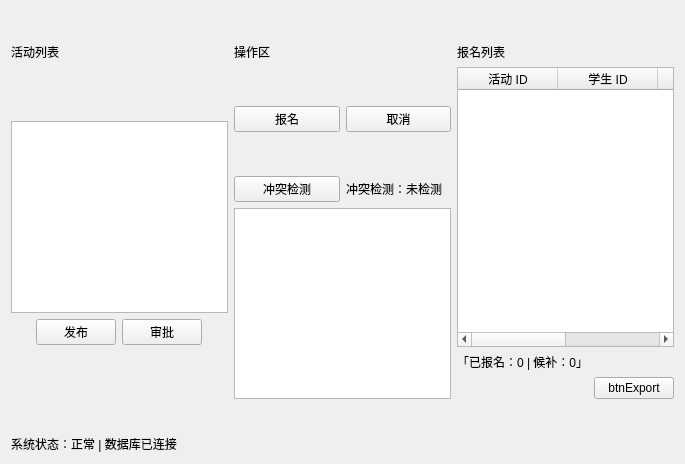
<?xml version="1.0" encoding="UTF-8"?>
<ui version="4.0">
 <class>formreportview</class>
 <widget class="QWidget" name="formreportview">
  <property name="geometry">
   <rect>
    <x>0</x>
    <y>0</y>
    <width>685</width>
    <height>464</height>
   </rect>
  </property>
  <property name="windowTitle">
   <string>Form</string>
  </property>
  <layout class="QVBoxLayout" name="verticalLayout_4">
   <item>
    <spacer name="verticalSpacer_6">
     <property name="orientation">
      <enum>Qt::Vertical</enum>
     </property>
     <property name="sizeHint" stdset="0">
      <size>
       <width>20</width>
       <height>36</height>
      </size>
     </property>
    </spacer>
   </item>
   <item>
    <layout class="QHBoxLayout" name="horizontalLayout_5">
     <item>
      <layout class="QVBoxLayout" name="verticalLayout">
       <item>
        <widget class="QLabel" name="label">
         <property name="text">
          <string>活动列表</string>
         </property>
        </widget>
       </item>
       <item>
        <spacer name="verticalSpacer">
         <property name="orientation">
          <enum>Qt::Vertical</enum>
         </property>
         <property name="sizeHint" stdset="0">
          <size>
           <width>20</width>
           <height>40</height>
          </size>
         </property>
        </spacer>
       </item>
       <item>
        <widget class="QListWidget" name="activityList"/>
       </item>
       <item>
        <layout class="QHBoxLayout" name="horizontalLayout">
         <item>
          <spacer name="horizontalSpacer_2">
           <property name="orientation">
            <enum>Qt::Horizontal</enum>
           </property>
           <property name="sizeHint" stdset="0">
            <size>
             <width>40</width>
             <height>20</height>
            </size>
           </property>
          </spacer>
         </item>
         <item>
          <widget class="QPushButton" name="btnPublish">
           <property name="text">
            <string>发布</string>
           </property>
          </widget>
         </item>
         <item>
          <widget class="QPushButton" name="btnApprove">
           <property name="text">
            <string>审批</string>
           </property>
          </widget>
         </item>
         <item>
          <spacer name="horizontalSpacer">
           <property name="orientation">
            <enum>Qt::Horizontal</enum>
           </property>
           <property name="sizeHint" stdset="0">
            <size>
             <width>40</width>
             <height>20</height>
            </size>
           </property>
          </spacer>
         </item>
        </layout>
       </item>
       <item>
        <spacer name="verticalSpacer_2">
         <property name="orientation">
          <enum>Qt::Vertical</enum>
         </property>
         <property name="sizeHint" stdset="0">
          <size>
           <width>20</width>
           <height>40</height>
          </size>
         </property>
        </spacer>
       </item>
      </layout>
     </item>
     <item>
      <spacer name="horizontalSpacer_3">
       <property name="orientation">
        <enum>Qt::Horizontal</enum>
       </property>
       <property name="sizeHint" stdset="0">
        <size>
         <width>40</width>
         <height>20</height>
        </size>
       </property>
      </spacer>
     </item>
     <item>
      <layout class="QVBoxLayout" name="verticalLayout_2">
       <item>
        <widget class="QLabel" name="label_2">
         <property name="text">
          <string>操作区</string>
         </property>
        </widget>
       </item>
       <item>
        <spacer name="verticalSpacer_4">
         <property name="orientation">
          <enum>Qt::Vertical</enum>
         </property>
         <property name="sizeHint" stdset="0">
          <size>
           <width>20</width>
           <height>40</height>
          </size>
         </property>
        </spacer>
       </item>
       <item>
        <layout class="QHBoxLayout" name="horizontalLayout_2">
         <item>
          <widget class="QPushButton" name="btnApply">
           <property name="text">
            <string>报名</string>
           </property>
          </widget>
         </item>
         <item>
          <widget class="QPushButton" name="btnCancel">
           <property name="text">
            <string>取消</string>
           </property>
          </widget>
         </item>
        </layout>
       </item>
       <item>
        <spacer name="verticalSpacer_3">
         <property name="orientation">
          <enum>Qt::Vertical</enum>
         </property>
         <property name="sizeHint" stdset="0">
          <size>
           <width>20</width>
           <height>40</height>
          </size>
         </property>
        </spacer>
       </item>
       <item>
        <layout class="QHBoxLayout" name="horizontalLayout_3">
         <item>
          <widget class="QPushButton" name="btnCheckConflict">
           <property name="text">
            <string>冲突检测</string>
           </property>
          </widget>
         </item>
         <item>
          <widget class="QLabel" name="label_3">
           <property name="text">
            <string>冲突检测：未检测</string>
           </property>
          </widget>
         </item>
        </layout>
       </item>
       <item>
        <widget class="QTextEdit" name="textEdit">
         <property name="minimumSize">
          <size>
           <width>0</width>
           <height>100</height>
          </size>
         </property>
        </widget>
       </item>
      </layout>
     </item>
     <item>
      <spacer name="horizontalSpacer_4">
       <property name="orientation">
        <enum>Qt::Horizontal</enum>
       </property>
       <property name="sizeHint" stdset="0">
        <size>
         <width>40</width>
         <height>20</height>
        </size>
       </property>
      </spacer>
     </item>
     <item>
      <layout class="QVBoxLayout" name="verticalLayout_3">
       <item>
        <widget class="QLabel" name="label_4">
         <property name="text">
          <string>报名列表</string>
         </property>
        </widget>
       </item>
       <item>
        <widget class="QTableWidget" name="applyTable">
         <column>
          <property name="text">
           <string>活动 ID</string>
          </property>
         </column>
         <column>
          <property name="text">
           <string>学生 ID</string>
          </property>
         </column>
         <column>
          <property name="text">
           <string>报名时间</string>
          </property>
         </column>
         <column>
          <property name="text">
           <string>状态</string>
          </property>
         </column>
        </widget>
       </item>
       <item>
        <widget class="QLabel" name="labelStatus">
         <property name="text">
          <string>「已报名：0 | 候补：0」</string>
         </property>
        </widget>
       </item>
       <item>
        <layout class="QHBoxLayout" name="horizontalLayout_4">
         <item>
          <spacer name="horizontalSpacer_5">
           <property name="orientation">
            <enum>Qt::Horizontal</enum>
           </property>
           <property name="sizeHint" stdset="0">
            <size>
             <width>40</width>
             <height>20</height>
            </size>
           </property>
          </spacer>
         </item>
         <item>
          <widget class="QPushButton" name="btnExport">
           <property name="text">
            <string>btnExport</string>
           </property>
          </widget>
         </item>
        </layout>
       </item>
      </layout>
     </item>
    </layout>
   </item>
   <item>
    <spacer name="verticalSpacer_5">
     <property name="orientation">
      <enum>Qt::Vertical</enum>
     </property>
     <property name="sizeHint" stdset="0">
      <size>
       <width>20</width>
       <height>34</height>
      </size>
     </property>
    </spacer>
   </item>
   <item>
    <widget class="QLabel" name="label_6">
     <property name="text">
      <string>系统状态：正常 | 数据库已连接</string>
     </property>
    </widget>
   </item>
  </layout>
 </widget>
 <resources/>
 <connections/>
</ui>
